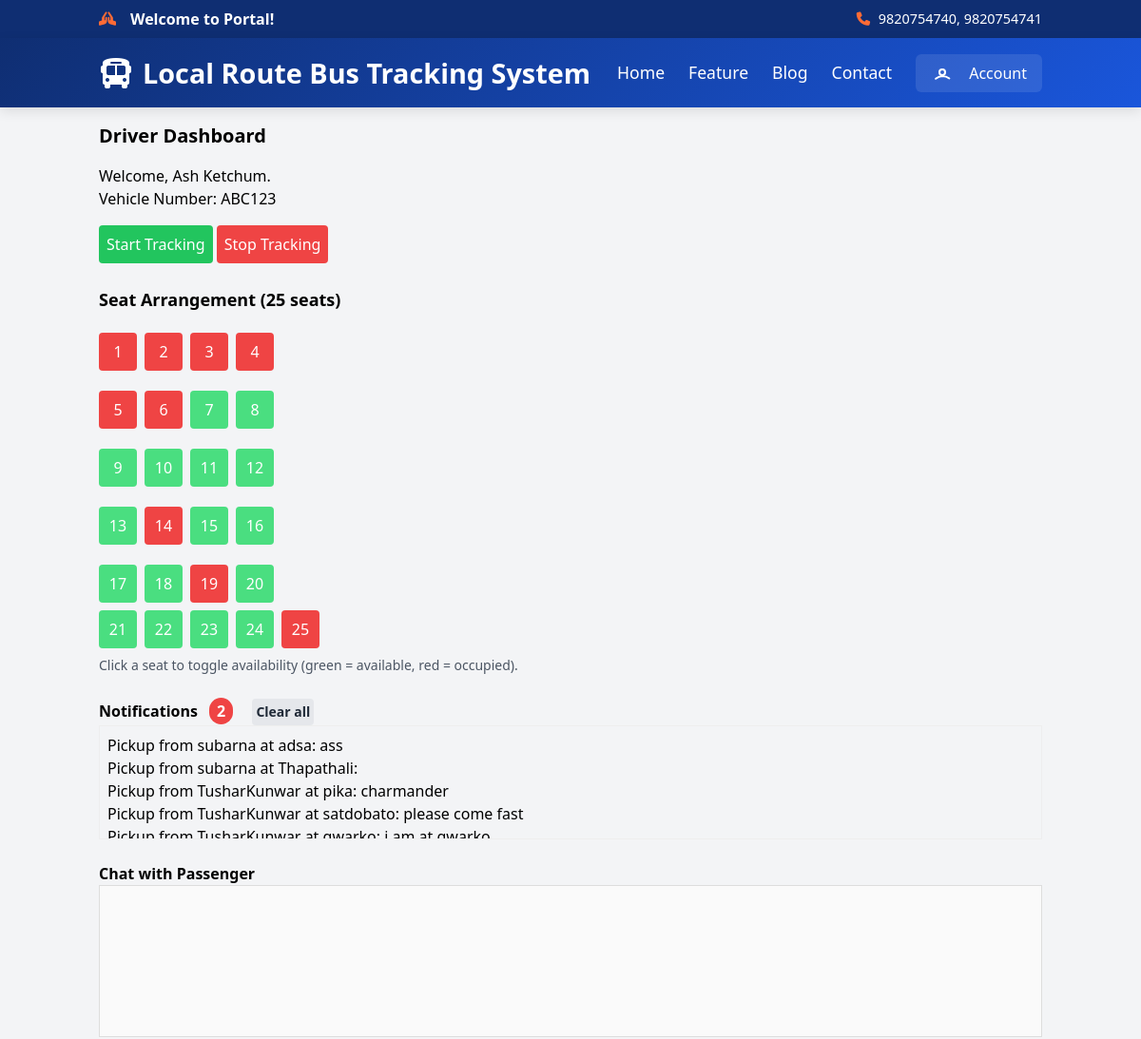
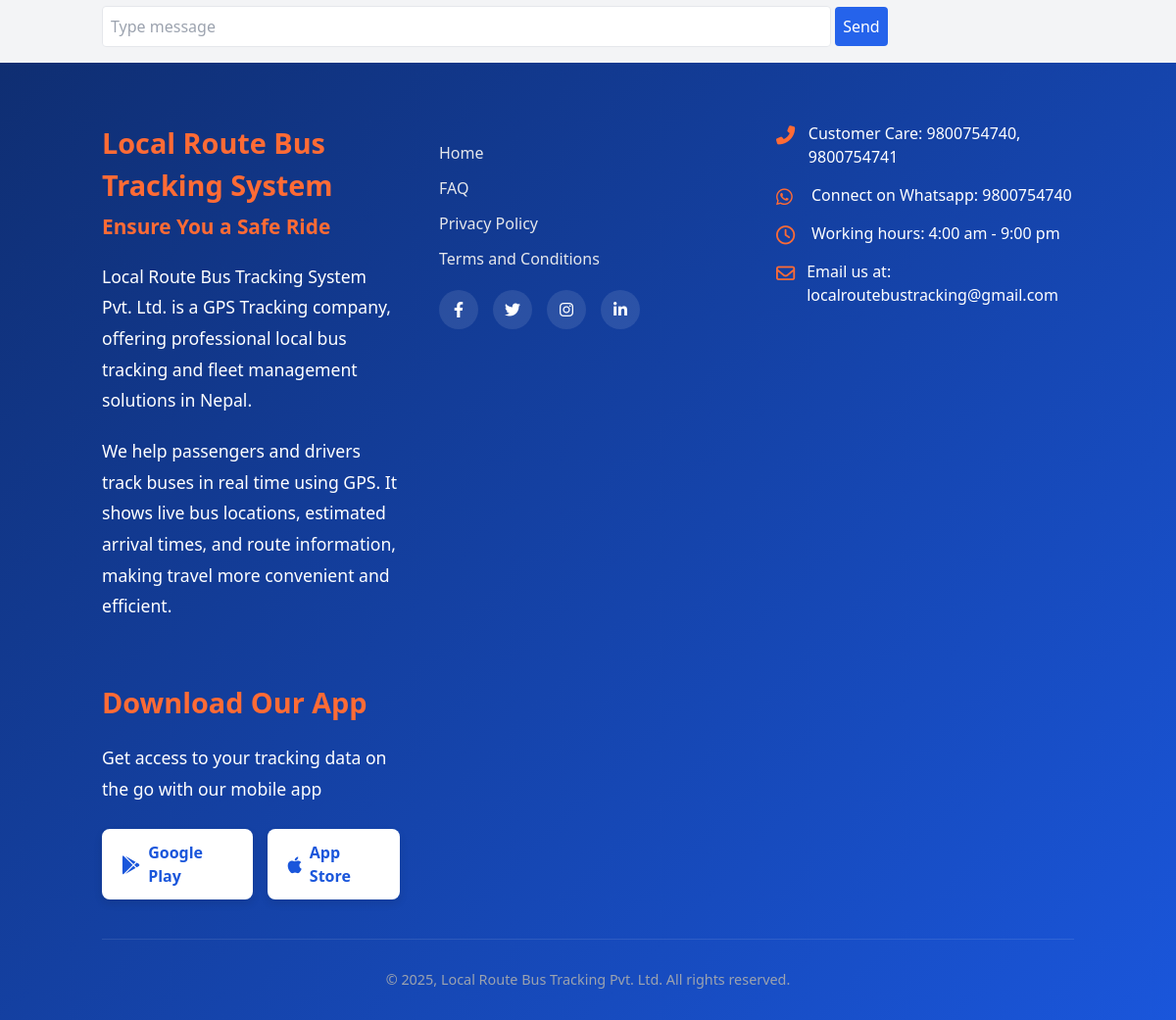
/driver/dashboard/ (signed in), run on the app's committed database (2 pictures, top to bottom).
### core/models.py (models this page shows, shortened)
class Driver(models.Model):
    user = models.OneToOneField(
        User, on_delete=models.CASCADE, related_name='driver_profile')
    phone = models.CharField(max_length=15)
    vehicle_number = models.CharField(max_length=20)
    verified = models.BooleanField(default=False)
    current_lat = models.FloatField(null=True, blank=True)
    current_lng = models.FloatField(null=True, blank=True)

class Bus(models.Model):
    number_plate = models.CharField(max_length=50)
    total_seats = models.PositiveIntegerField(default=25)
    driver = models.ForeignKey(Driver, on_delete=models.CASCADE, related_name='buses')
    current_lat = models.FloatField(null=True, blank=True)
    current_lng = models.FloatField(null=True, blank=True)
    def create_seats(self):
        if not self.seats.exists():
            for i in range(1, self.total_seats + 1):
                Seat.objects.create(bus=self, seat_number=i)

class Seat(models.Model):
    bus = models.ForeignKey(Bus, on_delete=models.CASCADE, related_name='seats')
    seat_number = models.PositiveIntegerField()
    is_available = models.BooleanField(default=True)

### core/views.py (the view, shortened to what this page needs)
# urls.py: path('driver/dashboard/', views.driver_dashboard, name='driver_dashboard'),
@login_required
def driver_dashboard(request):
    if not hasattr(request.user, 'driver_profile'):
        return redirect('homepage')
    driver = request.user.driver_profile
    route = driver.routes.first()
    bus = None
    seats = []
    last_row_start = None
    seat_grid_columns = []
    if route:
        if route.bus:
            bus = route.bus
            bus.create_seats()
            seats = list(bus.seats.order_by('seat_number').all())
            last_row_start = bus.total_seats - 5 if bus.total_seats >= 5 else 0
            for idx, seat in enumerate(seats):
                if idx < last_row_start:
                    seat_grid_columns.append((seat, (idx % 4) + 1))
                else:
                    seat_grid_columns.append((seat, idx - last_row_start + 1))
    context = {
        'driver': driver,
        'route': route,
        'bus': bus,
        'seats': seats,
        'last_row_start': last_row_start,
        'seat_grid_columns': seat_grid_columns,
    }
    return render(request, 'driver/dashboard.html', context)

### core/templates/driver/dashboard.html (shortened to what this page needs)
{% extends 'base.html' %}
{% block content %}
    <h2 class="text-xl font-semibold mb-4">Driver Dashboard</h2>
    <p>Welcome, {{ request.user.username }}.</p>
    <p>Vehicle Number: {{ driver.vehicle_number }}</p>
    {% if driver.verified %}
        {% if route and bus %}
            <div class="mt-4">
                <button id="startTracking" class="bg-green-500 text-white p-2 rounded">Start Tracking</button>
                <button id="stopTracking" class="bg-red-500 text-white p-2 rounded" disabled>Stop Tracking</button>
            </div>
            <h3 class="text-lg font-semibold mt-6 mb-2">Seat Arrangement ({{ bus.total_seats }} seats)</h3>
            <div id="seatGrid" class="grid gap-2" style="grid-template-columns: repeat(5, 40px); max-width: 220px;">
                {% for seat, col in seat_grid_columns %}
                    {% if forloop.counter0|divisibleby:4 and forloop.counter0 < last_row_start %}
                        <div style="grid-column: 1 / span 5; height: 5px;"></div>
                    {% endif %}
                    <button class="seat-btn {% if seat.is_available %}bg-green-400{% else %}bg-red-500{% endif %} text-white rounded w-10 h-10 focus:outline-none"
                        data-seat-id="{{ seat.id }}"
                        style="grid-column: {{ col }};"
                        >{{ seat.seat_number }}</button>
                {% endfor %}
            </div>
            <div class="text-sm text-gray-600 mt-2">Click a seat to toggle availability (green = available, red = occupied).</div>
            <div class="mt-6">
                <h4 class="font-semibold">Notifications <span id="notifBadge" style="background:#ef4444;color:#fff;padding:2px 8px;border-radius:999px;margin-left:8px;display:none;">0</span>
                    <button id="clearAllNotifs" class="ml-4 bg-gray-200 text-gray-800 p-1 rounded text-sm">Clear all</button>
                </h4>
                <div id="driverNotifications" style="border:1px solid #eee; padding:8px; height:120px; overflow:auto;"></div>
            </div>
            <div class="mt-6">
                <h4 class="font-semibold">Chat with Passenger</h4>
                <div id="driverChatLog" style="height:160px; overflow:auto; border:1px solid #ddd; padding:8px; background:#fafafa;"></div>
                <div class="mt-2">
                    <input id="driverChatInput" placeholder="Type message" class="p-2 border rounded w-3/4" />
                    <button id="driverSendChat" class="bg-blue-600 text-white p-2 rounded">Send</button>
                </div>
            </div>
        {% else %}
            <p class="text-red-500 mt-4">No route assigned. Please contact admin.</p>
        {% endif %}
    {% else %}
        <p>Your account is pending admin verification.</p>
    {% endif %}
{% endblock %}

### core/templates/base.html (style rules this page uses)
:root { --primary: #1a56db; --secondary: #0f2e72; --accent: #ff6b35; --light: #f3f4f6; --dark: #1f2937; }

### data on the page
Driver: vehicle_number "ABC123"
Bus: total_seats "25"
Seat: seat_number "1"
Seat: seat_number "2"
Seat: seat_number "3"
Seat: seat_number "4"
Seat: seat_number "5"
Seat: seat_number "6"
Seat: seat_number "7"
Seat: seat_number "8"
Seat: seat_number "9"
Seat: seat_number "10"
Seat: seat_number "11"
Seat: seat_number "12"
Seat: seat_number "13"
Seat: seat_number "14"
Seat: seat_number "15"
Seat: seat_number "16"
Seat: seat_number "17"
Seat: seat_number "18"
Seat: seat_number "19"
Seat: seat_number "20"
Seat: seat_number "21"
Seat: seat_number "22"
Seat: seat_number "23"
Seat: seat_number "24"
Seat: seat_number "25"

### other printed values
{{ request.user.username }} "Ash Ketchum"
